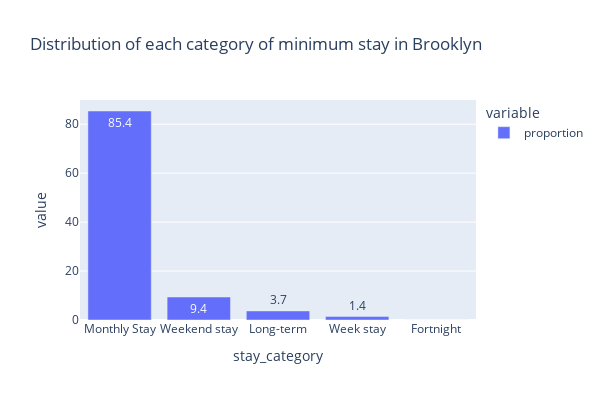

Source (notebook cell):
### Code cell
# Github viewers go to the next cell
# Composition of each category of minimum stay period in Brooklyn

stay_cat_comp = brooklyn.stay_category.value_counts(normalize=True).mul(100).round(1)

figure = px.bar(
    stay_cat_comp,
    title='Distribution of each category of minimum stay in Brooklyn',
    text_auto = True
)


figure.update_layout(height = 400, width = 600)
figure.show()

### Figure 1 — Plotly figure (JSON) as saved in the notebook; plotly's stock layout.template omitted (floating-point values rounded to 4 significant figures)
{"data": [{"alignmentgroup": "True", "hovertemplate": "variable=proportion<br>stay_category=%{x}<br>value=%{y}<extra></extra>", "legendgroup": "proportion", "marker": {"color": "#636efa", "pattern": {"shape": ""}}, "name": "proportion", "offsetgroup": "proportion", "orientation": "v", "showlegend": true, "textposition": "auto", "texttemplate": "%{y}", "type": "bar", "x": ["Monthly Stay", "Weekend stay", "Long-term", "Week stay", "Fortnight"], "xaxis": "x", "y": [85.4, 9.4, 3.7, 1.4, 0], "yaxis": "y"}], "layout": {"barmode": "relative", "height": 400, "legend": {"title": {"text": "variable"}, "tracegroupgap": 0}, "title": {"text": "Distribution of each category of minimum stay in Brooklyn"}, "width": 600, "xaxis": {"anchor": "y", "domain": [0, 1], "title": {"text": "stay_category"}}, "yaxis": {"anchor": "x", "domain": [0, 1], "title": {"text": "value"}}}}
